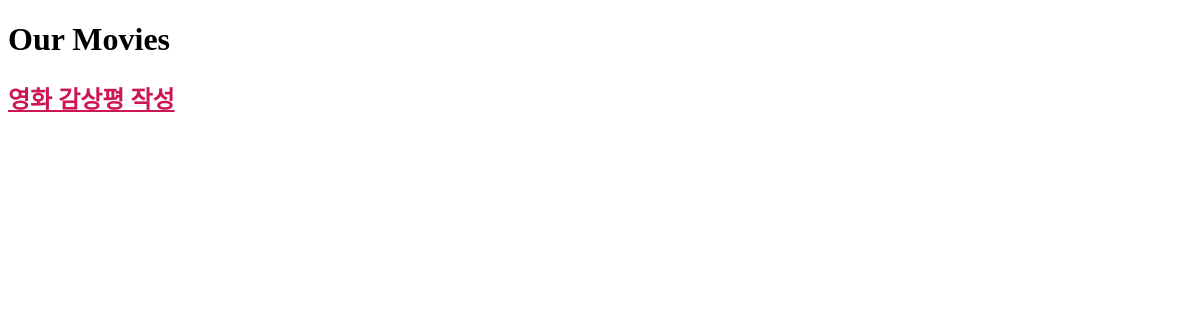
/, run on an earlier commit of the app's database.
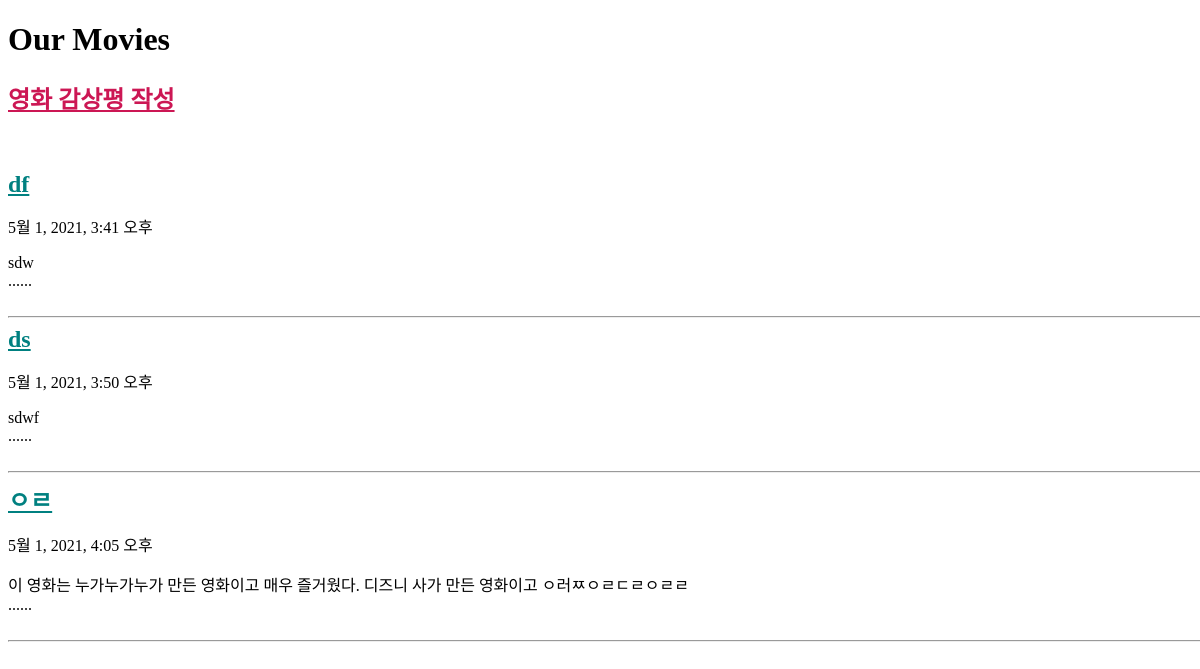
And on a later commit of the database.
### movie_review/models.py (models this page shows)
class Content(models.Model):
    title = models.CharField(max_length=200)
    pub_date = models.DateTimeField(default=timezone.now)  # 등록 시점
    review = models.TextField(default='')
    plot = models.TextField(default='')
    release_date = models.DateField(default=timezone.now)
    poster = models.ImageField(blank=True, upload_to="posters/")
    action = '액션'
    thriller = '스릴러'
    romance = '로맨스'
    comdedy = '코미디'
    musical = '뮤지컬'
    fantasy = '판타지'
    animation = '애니메이션'
    GENRE_CHOICES = [
        (action, '액션'),
        (thriller, '스릴러'),
        (romance, '로맨스'),
        (comdedy, '코미디'),
        (musical, '뮤지컬'),
        (fantasy, '판타지'),
        (animation, '애니메이션'),
    ]
    genre = models.CharField(
        max_length=10,
        choices=GENRE_CHOICES,
        default=action
    )
    score = models.IntegerField(default=100)

### movie_review/views.py (the view)
# urls.py: 2. Add a URL to urlpatterns:  path('', views.home, name='home')
def home(request):
    posts = Content.objects.all()
    return render(request, 'home.html', {'posts_list': posts})

### movie_review/templates/home.html (shortened to what this page needs)
<!DOCTYPE html>
<html lang="ko">
<head>
</head>
<body>
<h1>Our Movies</h1>
<h2><a href="{% url 'new' %}">영화 감상평 작성</a></h2><br><br>
{% for post in posts_list %}
    <div class="white-background">
    <b><a href = "{% url 'detail' index=post.pk %}">{{ post.title }}</a></b>
    <p>{{post.pub_date}}</p>
    <section>{{post.review|slice:"70"}} <br>......</section>
    <br>
    </div>
    <hr>
{% endfor %}
</body>

What changed in the data, as far as the page shows it:
added Content: title "df", pub_date "5월 1, 2021, 3:41 오후", review "sdw"
added Content: title "ds", pub_date "5월 1, 2021, 3:50 오후", review "sdwf"
added Content: title "ㅇㄹ", pub_date "5월 1, 2021, 4:05 오후", review "이 영화는 누가누가누가 만든 영화이고 매우 즐거웠다. 디즈니 사가 만든 영화이고 ㅇ러ㅉㅇㄹㄷㄹㅇㄹㄹ"
